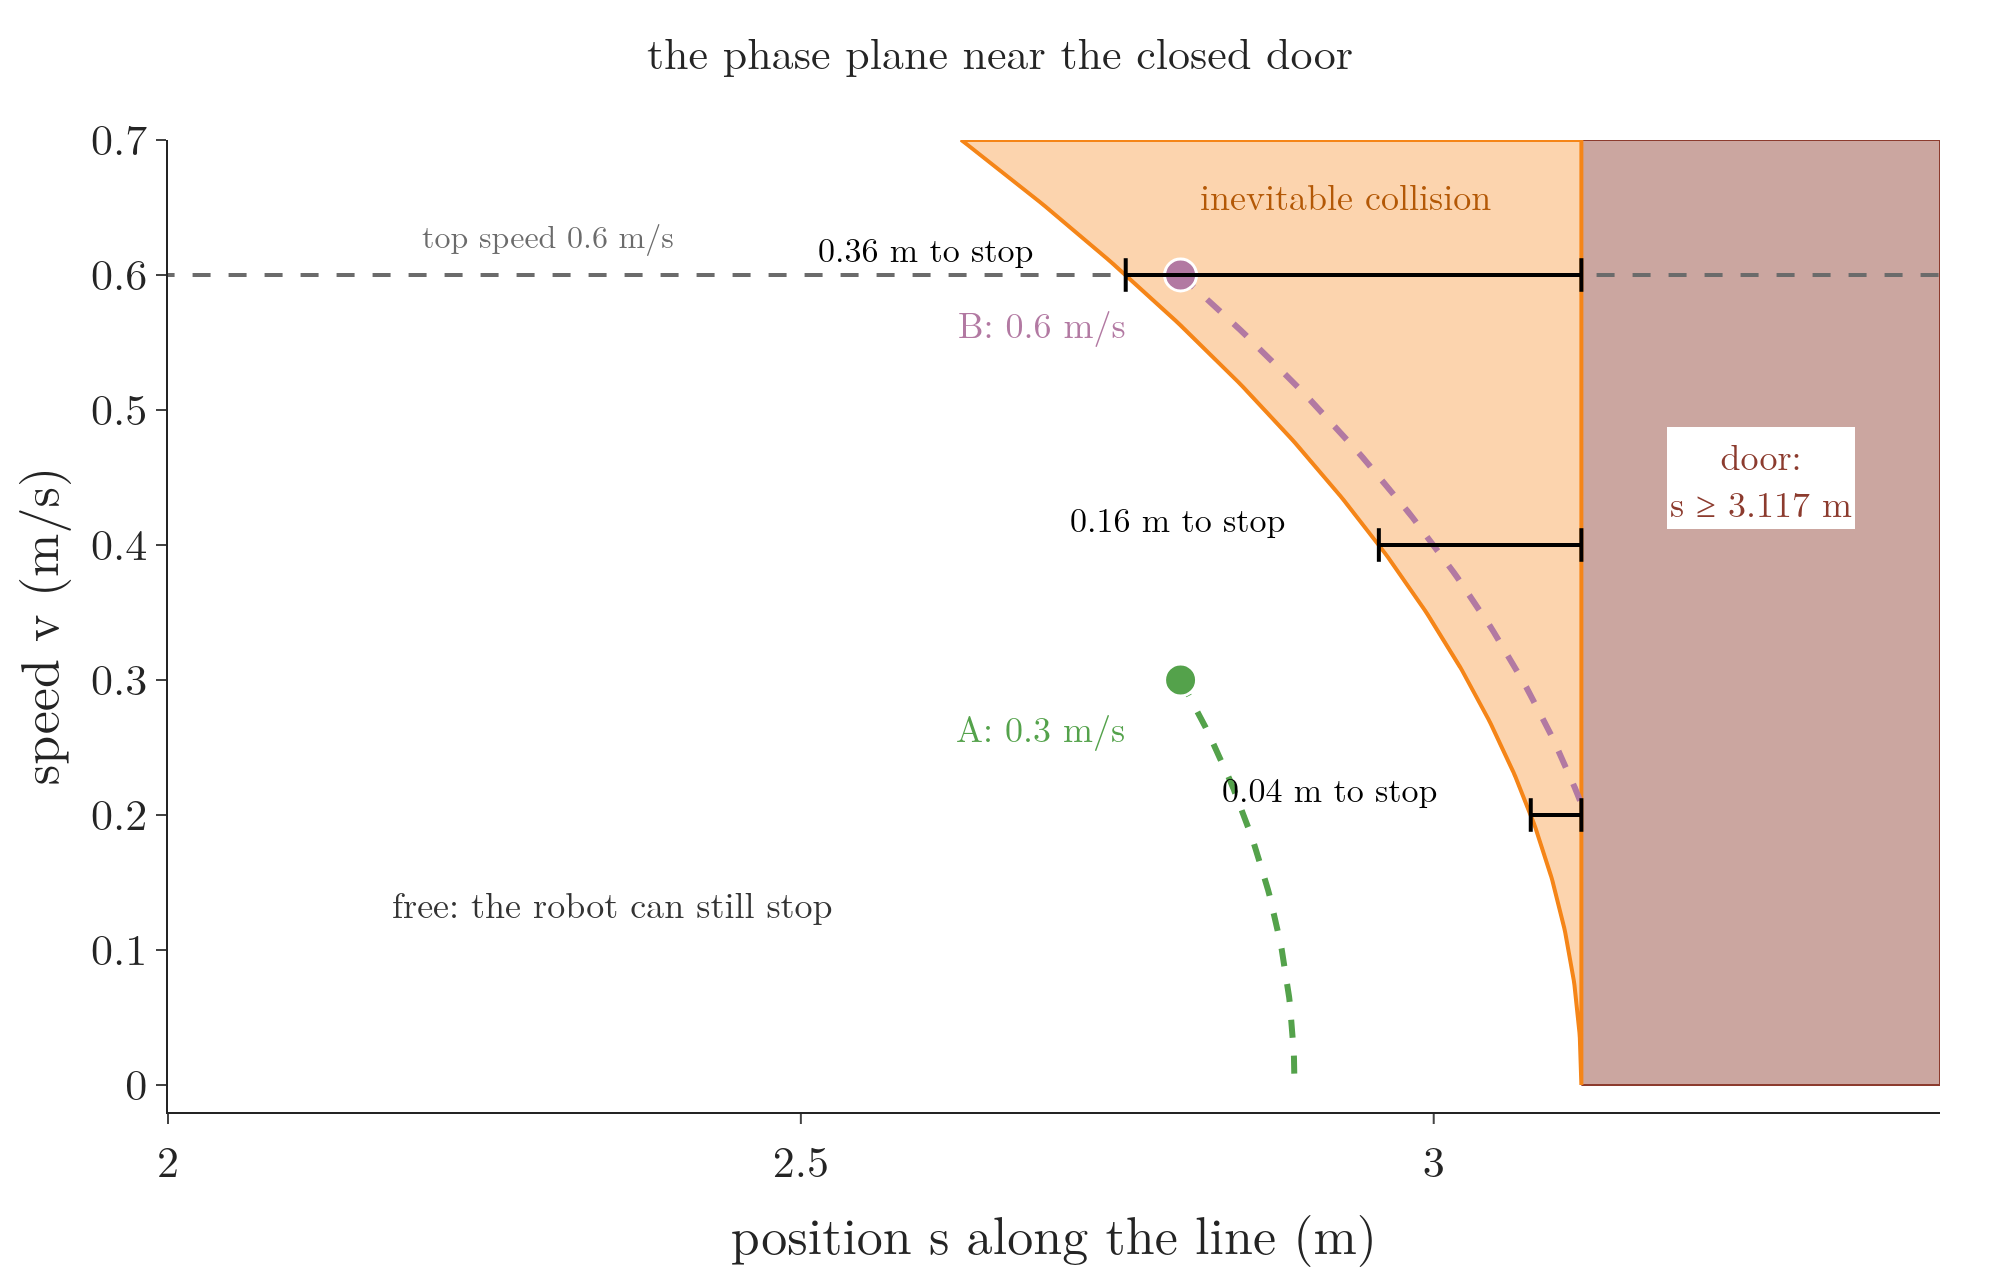

The script that drew this image:
"""Figure: the phase plane of the straight drive with its two kinds of forbidden states. Dark red: the door, every
state with s >= 3.117 m, at any speed (the obstacle region in phase space). Orange: the region of inevitable
collision, every state with s + v^2 / (2 a) > 3.117 m, which needs more room to stop than it has; its edge is the
braking curve that just touches the door. Its width is the stopping distance: 0.04 m at 0.2 m/s, 0.16 m at 0.4 m/s,
0.36 m at 0.6 m/s, growing with the square of the speed. Robot A (2.8 m, 0.3 m/s) is outside, robot B (2.8 m,
0.6 m/s) inside. Run -> ics.png (and ics.html)"""
from pathlib import Path

import numpy as np

import drawkit as k
import motionkit as m
from gifkit import GREEN, ORANGE, PURPLE
import plotly.graph_objects as go

here = Path(__file__).parent
fig = go.Figure()
k.phase_regions(fig)
for name, v0, col in (("A", 0.3, GREEN), ("B", 0.6, PURPLE)):
    t, s, v = m.brake_run(2.8, v0)
    k.line(fig, s, v, color=col, width=3, dash="dash")
    k.point(fig, 2.8, v0, col, size=16)
    k.text(fig, 2.76, v0 - 0.035, f"{name}: 0.{int(v0 * 10)} m/s", color=col, size=18, xanchor="right",
           bg="rgba(0,0,0,0)")
widths = {}
for v in (0.2, 0.4, 0.6):
    w = m.stopping_distance(v)
    widths[v] = w
    s0 = m.S_DOOR - w
    fig.add_trace(go.Scatter(x=[s0, m.S_DOOR], y=[v, v], mode="lines+markers", line=dict(color="black", width=2),
                             marker=dict(symbol="line-ns", size=12, line=dict(width=2, color="black")),
                             hoverinfo="skip"))
    k.text(fig, s0 - 0.07, v + 0.02, f"{w:.2f} m to stop", size=17, xanchor="right", bg="rgba(0,0,0,0)")
assert [round(w, 2) for w in widths.values()] == [0.04, 0.16, 0.36]
assert m.inevitable(2.8, 0.6) and not m.inevitable(2.8, 0.3)
k.text(fig, (m.S_DOOR + k.S_MAX) / 2, 0.45, "door:<br>s ≥ 3.117 m", color=k.DOOR, size=18)
k.text(fig, 2.35, 0.135, "free: the robot can still stop", size=18, color="#333333", bg="rgba(255,255,255,0.8)")
k.text(fig, 2.93, 0.66, "inevitable collision", color="#B35806", size=18, bg="rgba(0,0,0,0)")
k.text(fig, 2.3, m.V_TOP + 0.03, "top speed 0.6 m/s", color="#6B6B6B", size=16)
k.phase_axes(fig, xr=(2.0, k.S_MAX))
k.layout(fig, 1000, 640, "the phase plane near the closed door", margin=dict(l=80, r=30, t=70, b=70))
fig.write_image(here / "ics.png", scale=2)
